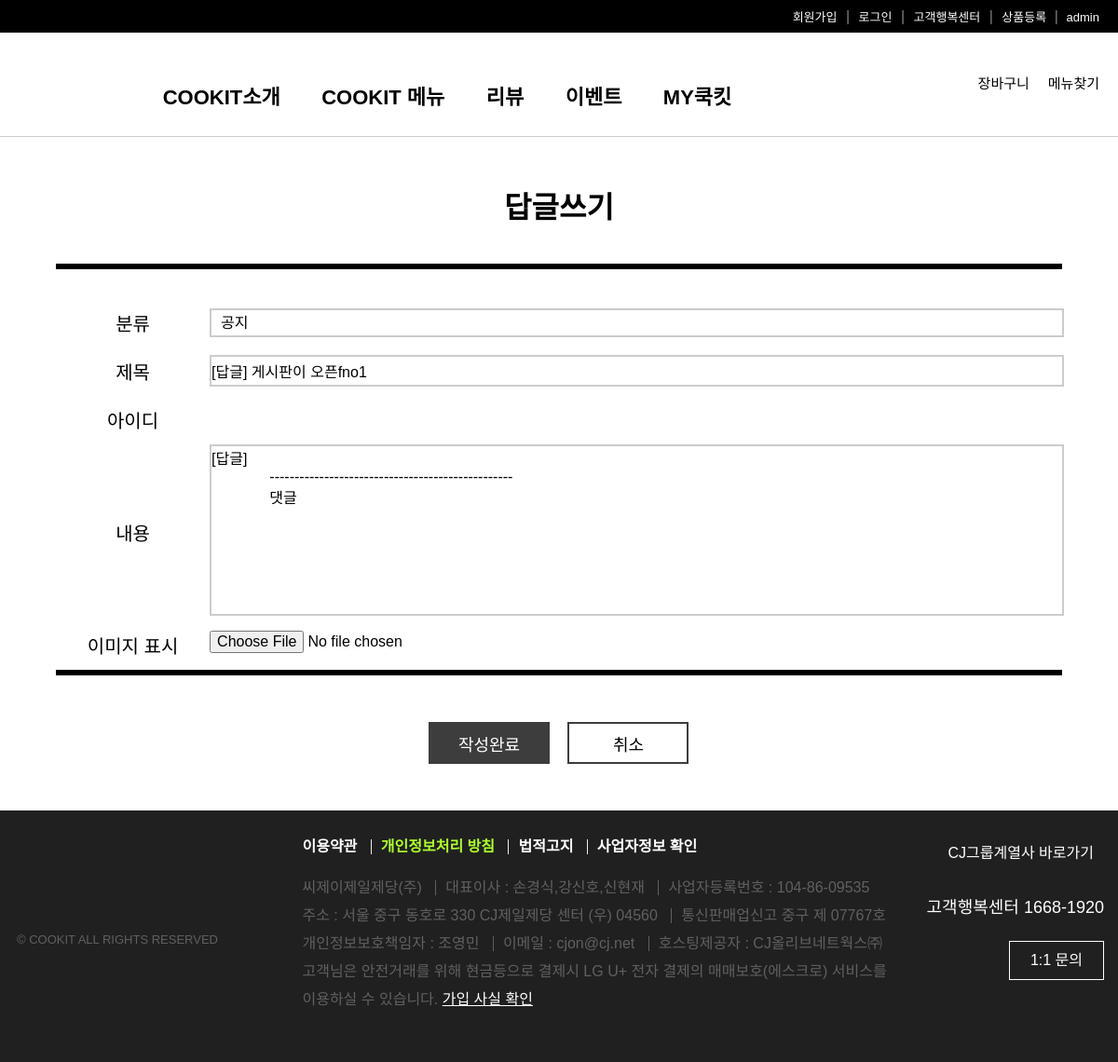
Page /fboard/1/first/first/41/fReply on the committed database.
### fboard/models.py (models this page shows, shortened)
class Fboard(models.Model):
    f_no = models.AutoField(primary_key=True)
    member = models.ForeignKey(Member,on_delete=models.DO_NOTHING,null=True)
    f_title = models.CharField(max_length=1000)
    f_content = models.TextField()
    f_group = models.IntegerField(default=0)
    f_step = models.IntegerField(default=0)
    f_indent = models.IntegerField(default=0)
    f_hit = models.IntegerField(default=1)
    f_createdate =models.DateTimeField(default=datetime.now(),blank=True)
    f_updatedate = models.DateTimeField(default=datetime.now(),blank=True)
    f_file = models.ImageField(blank=True)

### fboard/views.py (the view, shortened to what this page needs)
# urls.py: path('<int:nowpage>/<str:category>/<str:searchword>/<str:f_no>/fReply',views.fReply,name='fReply'),
def fReply(request,f_no,nowpage,category,searchword):
    if request.method == 'GET':
        qs = Fboard.objects.get(f_no=f_no)
        context={'board':qs,'nowpage':nowpage,'category':category,'searchword':searchword}
        return render(request,'fReply.html',context)

### fboard/templates/fReply.html (shortened to what this page needs)
{%extends 'base.html'%}
{% load static %}
  {%block content-block%}
  <head>
    <link rel="stylesheet" href="{% static 'css/write.css' %}">
  </head>
  <h1>답글쓰기</h1>
  <hr>
  <form action="{% url 'fboard:fReply' nowpage category searchword board.f_no %}" name="write" method="post">
    <table>
      <colgroup>
        <col width="15%">
        <col width="85%">
      </colgroup>
      <tr>
        <th>분류</th>
          <td>
            <div class="category-wrapper">
              <select name="category" id="category">
                <option value="notice">공지</option>
              </select>
            </div>
          </td>
        </tr>
        <tr>
          <th>제목</th>
          <td>
            <input type="text" name="title" id="title" value="[답글] {{board.f_title}}">
          </td>
        </tr>
        <tr>
          <th>아이디</th>
          <td>{{request.session.session_id}}</td>
        </tr>
        <tr>
          <th>내용</th>
          <td>
            <textarea name="content" id="text" cols="50" rows="10">[답글]
              -------------------------------------------------
              {{board.f_content}}
            </textarea>
          </td>
        </tr>
        <tr>
          <th>이미지 표시</th>
          <td>
            <input type="file" name="file" id="file">
          </td>
        </tr>
      </table>
      <hr>
      <div class="button-wrapper">
        <button type="submit" class="write">작성완료</button>
        <button type="button" onclick="cancelBtn3()" class="cancel">취소</button>
      </div>
    </form>
    {%endblock content-block%}

### static/css/style.css (style rules this page uses)
*, body { margin: 0; padding: 0; font-family: 'Noto Sans KR', sans-serif; font-size: 16px; }
button { cursor: pointer; }

### static/css/write.css (style rules this page uses)
h1 { font-size: 32px; margin: 50px 0 40px 0; text-align: center; }
hr { border: 3px solid black; margin-bottom: 30px; }
table { width: 100%; }
tr { height: 50px; }
th { font-weight: normal; font-size: 20px; }
select, input, textarea { width: 100%; border: 2px solid #ccc; }
.category-wrapper { width: 100%; border: 2px solid #ccc; }
select { padding: 5px 0px 5px 10px; background: url(https://www.midashotel.co.kr/Midas_common/images/homepage/board/search-box-select.png) no-repeat 98% 50%; -webkit-appearance: none; -moz-appearance: none; appearance: none; border: none; }
input { height: 30px; font-size: 16px; }
textarea { resize: none; }
#file { border: none; }
.button-wrapper { padding-top: 20px; width: 280px; margin: auto; }
button { width: 130px; height: 45px; font-size: 18px; }
.write { color: white; background: #3d3d3d; border: none; margin-right: 15px; }
.cancel { color: black; background: white; border: 2px solid #3d3d3d; }

### rows in the picture
Fboard: title "[답글] 게시판이 오픈fno1", content "[답글] ------------------------------------------------- 댓글"
